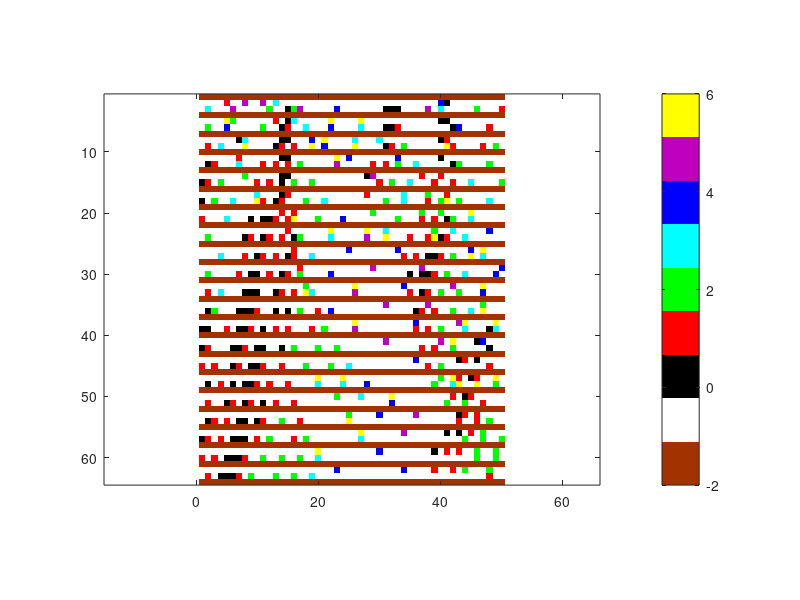

The MATLAB script that drew this image:
clear;
clc;
X = importdata('test_data.txt');
mymap = [0.6350 0.2 0 %-2
     1 1 1 %-1
     0 0 0 %0
     1 0 0 %1
     0 1 0 %2
     0 1 1 %3
     0 0 1 %4
     0.75, 0, 0.75 %5
     1 1 0];%6
max_prob_ch_hispe = 0.65;
new_car_prob = 0.6; 
dec_prob = 0.25;
full_road = zeros(61,60);
full_road(:,:) = -2;
lane(2,:) = X(:,2)';%initialize slow lane
lane(1,:) = -1;%initialize fast lane
[d,c] = size(lane);
index_lane1 = randsample(50,6)';%random car positions on fast lane
index_lane2 = randsample(50,10)';%random car positions on slow lane
lane(1,index_lane1) = randi([0 5],1,6);
%lane(2,index_lane2) = randi([0 5],1,10);%random speed of the moving cars
[iter,~] = size(full_road);
%lane = [-1 3 -1 -1 -1 5 -1 -1 -1 -1 -1 2 -1 -1 0 2 5 -1 -1 -1 -1 -1 4 -1 -1 -1 -1 -1 -1 -1 0 0 0 -1 -1 -1 -1 5 -1 3 -1 -1 -1 -1 -1 2 -1 -1 -1 1 -1 -1 -1 -1 -1 -1 -1 -1 -1 -1];
%lane = [-1 -1 -1 4 -1 -1 -1 -1 -1 -1 -1 -1 -1 -1 -1 -1 -1 -1 -1 -1 5 -1 -1 -1 -1 -1 5 -1 -1 -1 -1 -1 -1 0 0 -1 1 -1 -1 -1 -1 -1 -1 -1 4 -1 -1 -1 -1 5 -1 -1 -1 -1 -1 -1 -1 -1 -1 -1];
full_road(2,:)=lane(1,:);
full_road(3,:)=lane(2,:);
full_road(iter+3,:) = -2;
signals = zeros(2,60);
drawnow;
imagesc(full_road(:,1:50));
colormap(mymap); axis equal;
colorbar
for e=4:3:iter
    signals = zeros(2,60);
    if ((lane(2,1) == -1) && (rand(1)>1-new_car_prob))%new cars
        lane(2,1) = 1;
    end
    lane(1:2,51:60) = -1;%clear cars after 50 index
    for j=c-10:-1:1
        for i=1:d
%            if((signals(i,j)==-1))
%                
%            elseif((signals(i,j)==1) && lane(1,j)==-1)
%                lane(1,j) = lane(i,j);
%                lane(i,j) = -1;
%                signals(i,j) = 0;
%            end
           moved = 0;
           speed = lane(i,j); %current speed of the car
           if(speed>=0)
              if(speed<5)
                  %Rule 1#acceleration
                  if(lane(i,j+1:j+speed+1)==-1)
                      lane(i,j) = -1;
                      lane(i,j+speed) = speed + 1;
                      next_speed = lane(i,j+speed);
                      moved = 1;
                  end   
              end

    %          pause(0.4)
    %          drawnow;
    %          imagesc(road(:,1:50));
    %          colormap(mymap); axis equal;

              if(lane(i,j+1:j+speed)==-1)
                  lane(i,j) = -1;
                  lane(i,j+speed) = speed;
                  next_speed = lane(i,j+speed);
                  moved = 1;
              end

              %Rule 2#breaking 
              if(moved)
                  if(max(lane(i,j+speed+1:j+speed+next_speed))~=-1)
                      found = 0;
                      count = 0;
                      for k=j+1+speed:j+speed+next_speed
                          count = count+1;
                          if((~found)&&(lane(i,k)>=0))
                              found = 1;
                              lane(i,j+speed) = count-1;
                          end
                      end
                  end
              else
                  if(max(lane(i,j+1:j+speed))~=-1)
                      found = 0;
                      count = 0;
                      for k=j+1:j+speed
                          count = count+1;
                          if((~found)&&(lane(i,k)>=0))
                              found = 1;
                              lane(i,j) = -1;
                              lane(i,j+count-1) = 0;
                          end
                      end
                  end
              end

    %         pause(0.4)
    %         drawnow;
    %         imagesc(road(:,1:50));
    %         colormap(mymap); axis equal;
           end
        end
    end

    %Rule3#random speed decrease
    decreased = 0;
    for j=c-10:-1:1      
        for i=1:d          
            rand_dec = lane(i,j);
            if(rand_dec>0 && rand_dec<=5)
                if ((lane(i,j) ~= -1) && (rand(1)>1-dec_prob))
                    lane(i,j) = rand_dec-1;
                    decreased = 1;
                end
            end
            if (decreased)
                rand_dec = rand_dec-1;
            end
            %Signal indication for lane change
            if((rand_dec>0)   &&((rand(1)*(rand_dec/5))>1-max_prob_ch_hispe))
                signals(i,j) = 1;
             elseif((rand_dec>0)  &&(rand(1)*((6-rand_dec)/5)>1-0.55))
                 signals(i,j) = -1;
            end
        end
    end
        
    %flash
    for i=1:d
        if(i<d)
            idx_l = find(signals(i+1,:)==1);
            vac_sp_l = lane(i,idx_l)==-1;
            lane(i,idx_l(vac_sp_l)) = 6;
        end
        if(i>=2)
            idx_r = find(signals(i-1,:)==-1);
            vac_sp_r = lane(i,idx_r)==-1;
            lane(i,idx_r(vac_sp_r)) = 6;
        end
    end

    %copy lane to time diagram
    %full_road(e,:) = -2;
    full_road(e+1,:) = lane(1,:);
    full_road(e+2,:) = lane(2,:);
    
    %plot lane-time
    drawnow;
    imagesc(full_road(:,1:50));
    colormap(mymap); axis equal;
    colorbar
    for i=1:d
        if(i<d)
            lane(i,idx_l(vac_sp_l)) = lane(i+1,idx_l(vac_sp_l));
            lane(i+1,idx_l(vac_sp_l)) = -1;
            signals(i+1,idx_l(vac_sp_l)) = 0;
        end
        if(i>=2)
            lane(i,idx_r(vac_sp_r)) = lane(i-1,idx_r(vac_sp_r));
            lane(i-1,idx_r(vac_sp_r)) = -1;
            signals(i-1,idx_r(vac_sp_r)) = 0;
        end
    end
end